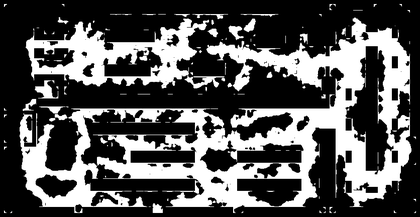
%> input picture heatmaps/store28/hotmap.png, 420 x 217 px, shrunk from 836 x 432 before the run
$ octave --eval "quadtree_decomp('../maps/store28/map.pgm');"   (GNU Octave 9; MATLAB toolbox functions it lacks are replaced by stand-ins)
%> lines starting %> are read from the running program, lines starting %| are printed output that depends on the picture
%% This function is used to find the quadtree decomposition of the heatmap.
% it calculates both hotmap and coldmap so it has to be run just 1 time
% once the desired split level is obtained

function quadtree_decomp(folder_name)
%> called with folder_name = '../maps/store28/map.pgm'

	if ( folder_name == "" )
		disp('Please provide folder name as argument.')
		exit(-1)
	end

	I_hotmap = imread(strcat('../heatmaps/',folder_name ,'/hotmap.png'));
%> I_hotmap is the input picture: size 217x420 uint8; min 0, max 255, mean 85
	I_coldmap = imread(strcat('../heatmaps/',folder_name, '/coldmap.png'));
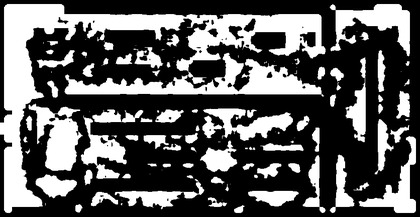
%> input picture heatmaps/store28/coldmap.png, 420 x 217 px, shrunk from 836 x 432 before the run
%> I_coldmap is the input picture: size 217x420 uint8; min 0, max 255, mean 92.1

	if ( size(I_hotmap,1) == 0 ) || ( size(I_coldmap,1) == 0)
		disp('Hotmap and Coldmap not found. Check folder name.')
		exit(-2)
	end

	min_blk_size_ = 8;
	max_blk_size_ = 64;

	%both images have same size
	max_ = max(size(I_hotmap,1),size(I_hotmap,2));
%> max_ = 420
	min_ = min(size(I_hotmap,1),size(I_hotmap,2));
%> min_ = 217

	nearest_ = pow2(ceil(log2(max_)));
%> nearest_ = 512

	hot_I = I_hotmap;
	cold_I = I_coldmap;

	%resize the image to be multiple of 2
	if (size(I_hotmap,1) > size(I_hotmap,2))
	    hot_I(:,size(I_hotmap,2):max_) = 0;
	    cold_I(:,size(I_hotmap,2):max_) = 0;
	end

	if (size(I_hotmap,2) > size(I_hotmap,1))
	    hot_I(size(I_hotmap,2):max_,:) = 0;
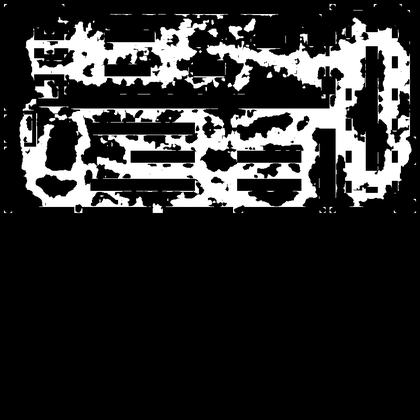
%> hot_I: size 420x420 uint8; min 0, max 255, mean 43.9
	    cold_I(size(I_hotmap,2):max_,:) = 0;
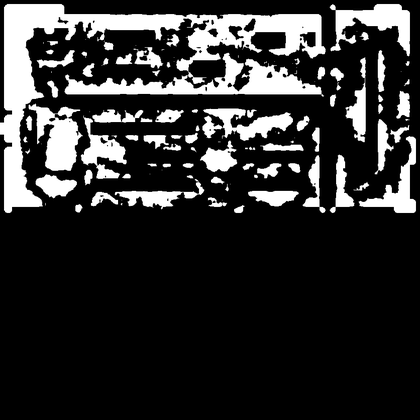
%> cold_I: size 420x420 uint8; min 0, max 255, mean 47.6

	end

	if (nearest_ ~= max_)
	    hot_I(max_:nearest_,max_:nearest_) = 0;
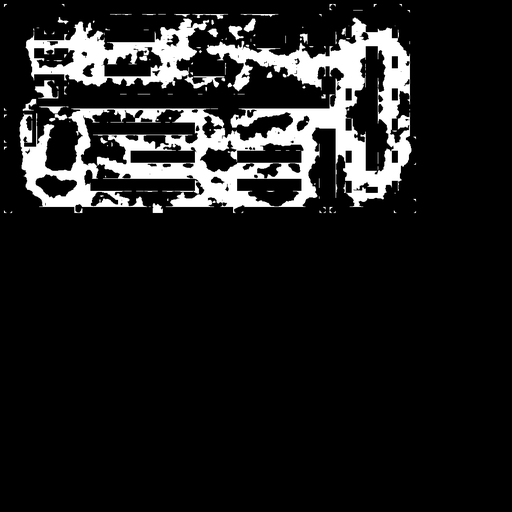
%> hot_I: size 512x512 uint8; min 0, max 255, mean 29.6
	    cold_I(max_:nearest_,max_:nearest_) = 0;
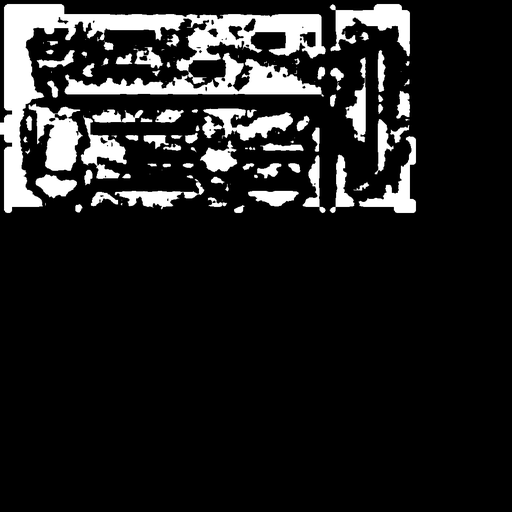
%> cold_I: size 512x512 uint8; min 0, max 255, mean 32
	end


	threshold = 0.25;
	%function handler splits until all the pixels on the block are white
%> (the run ends here)
